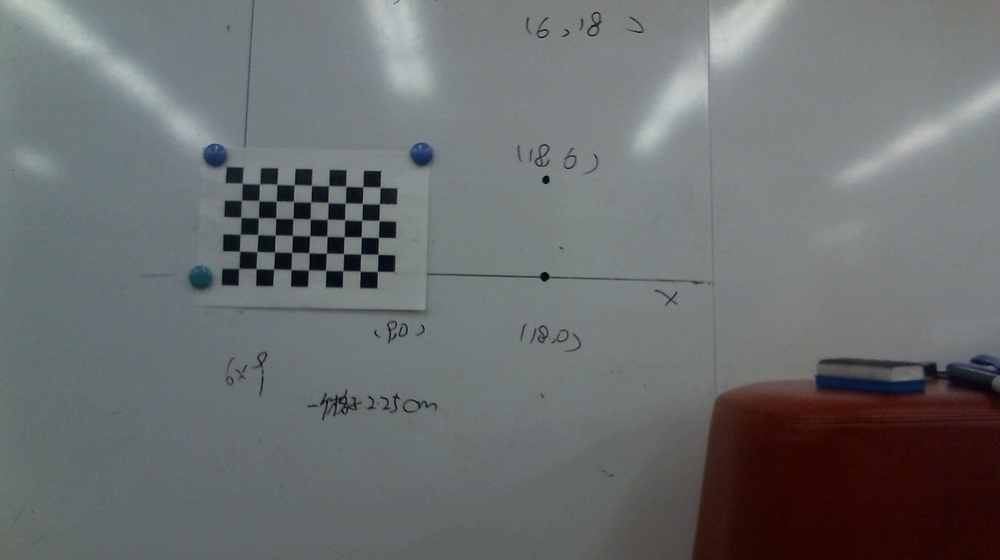
#> input picture whole_procedure/step3/1.jpg, 1000 x 560 px, shrunk from 1600 x 896 before the run; its folder holds only this picture in this run
$ python calibration.py
#> lines starting #> are read from the running program, lines starting #| are printed output that depends on the picture; after the words box and inside, x2 and y2 are one past the last pixel; in counts of white or black regions, pixels touching at a corner belong together
import numpy as np
from numpy import *
import cv2
import glob
import matplotlib.pyplot as plt

W=9
H=6
# prepare object points, like (0,0,0), (1,0,0), (2,0,0) ....,(6,5,0)
objp = np.zeros((H*W,3), np.float32)
objp[:,:2] = np.mgrid[0:W, 0:H].T.reshape(-1,2)

# Arrays to store object points and image points from all the images.
objpoints = [] # 3d points in real world space
imgpoints = [] # 2d points in image plane.

# Make a list of calibration images
images = glob.glob('*.jpg')

# Step through the list and search for chessboard corners
for idx, fname in enumerate(images):
    img = cv2.imread(fname)
#> img is the input picture: shape (560, 1000, 3); mean B, G, R 111.3, 110.4, 107.4
    gray = cv2.cvtColor(img, cv2.COLOR_BGR2GRAY)
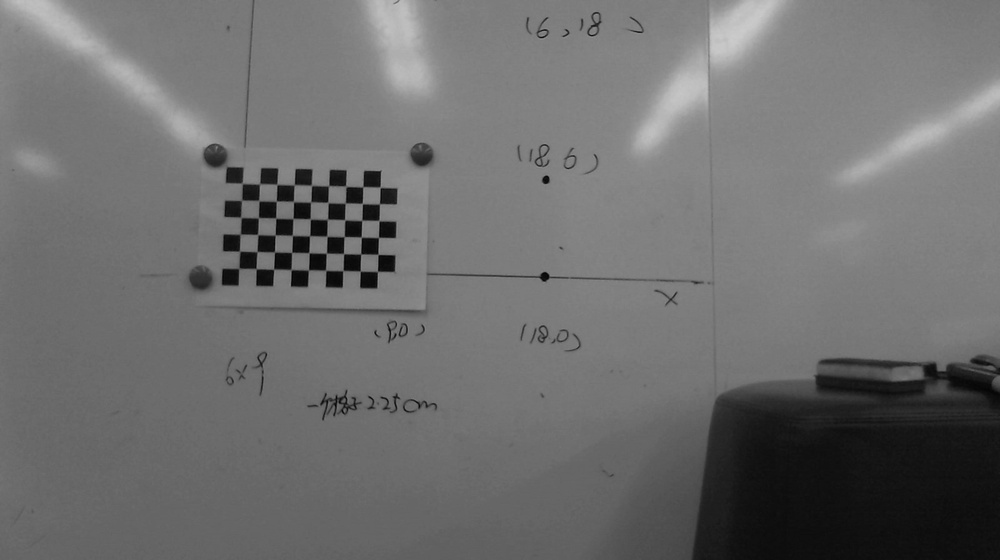
#> gray: shape (560, 1000); min 2, max 203, mean 109.6

    # Find the chessboard corners
    ret, corners = cv2.findChessboardCorners(gray, (W,H), None)
#> ret = True; corners = 54 rows, first 8: [242, 185], [260, 184.6], [277.3, 183.8], [294.4, 185.4], [310.8, 186], [329.2, 185.7], [346.1, 185.1], [363.1, 186.9]

    # If found, add object points, image points
    if ret == True:
        objpoints.append(objp)
        imgpoints.append(corners)

        # Draw and display the corners
        cv2.drawChessboardCorners(img, (W,H), corners, ret)
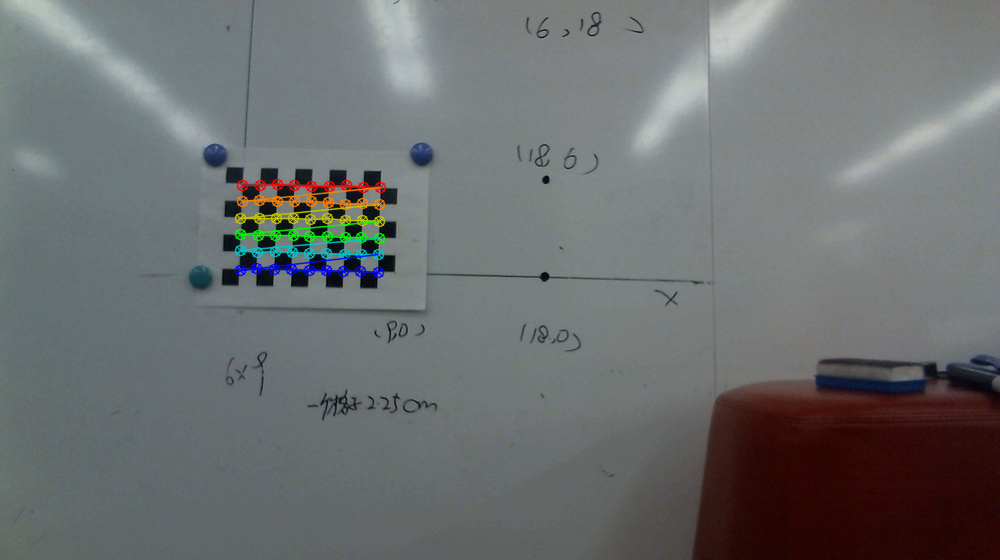
#> img: shape (560, 1000, 3); 1.48% of pixels changed, all inside (x1, y1, x2, y2) = (234, 178, 387, 279)
        #write_name = 'corners_found'+str(idx)+'.jpg'
        #cv2.imwrite(write_name, img)
        cv2.imshow('img', img)
        # [5 lines of commented-out code are left out]


import pickle


# Test undistortion on an image
img = cv2.imread('1.jpg')
img_size = (img.shape[1], img.shape[0])
#> img_size = (1000, 560)

# Do camera calibration given object points and image points
ret, mtx, dist, rvecs, tvecs = cv2.calibrateCamera(objpoints, imgpoints, img_size,None,None)
#> ret = 0.607; mtx = [[1917.4, 0, 503.9], [0, 1893, 277.4], [0, 0, 1]]; dist = [[-3.88, -52.8, 0.0255, -0.231, 2863.9]]; rvecs = ([-0.0353, -0.301, 0.0224],); tvecs = ([-14.72, -5.58, 109.8],)


dst = cv2.undistort(img, mtx, dist, None, mtx)
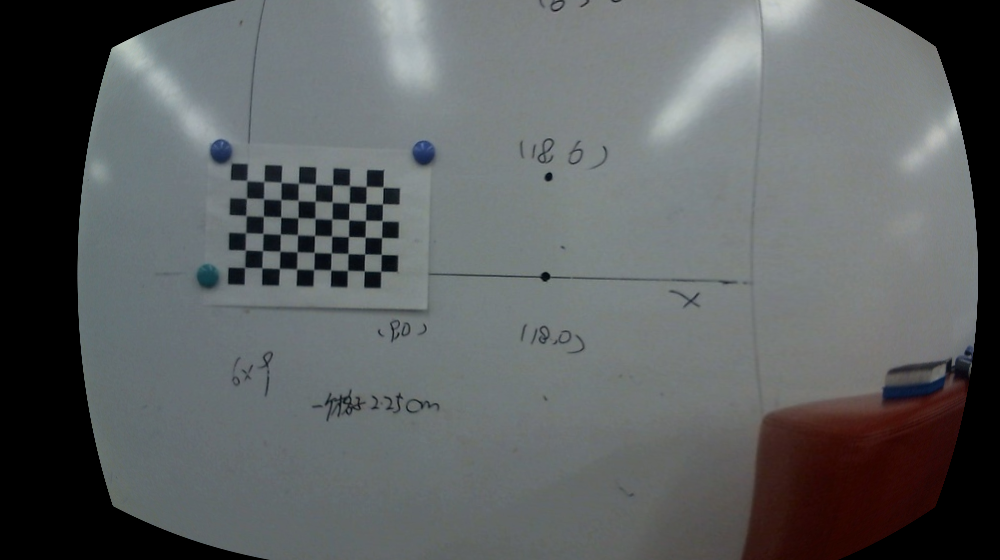
#> dst: shape (560, 1000, 3); mean B, G, R 97.5, 96.6, 93.2
#cv2.imwrite('test_undist.jpg',dst)

#print('rvecs= ',rvecs)

tvec=tvecs[0]
#> tvec = [-14.72, -5.58, 109.8]

rmat, _ =cv2.Rodrigues(rvecs[0])
#> rmat = [[0.955, -0.0168, -0.296], [0.0273, 0.999, 0.0314], [0.296, -0.0381, 0.955]]

print('mtx= ',mtx)
#| mtx=  [[1.91738755e+03 0.00000000e+00 5.03870902e+02]
#|  [0.00000000e+00 1.89304432e+03 2.77412593e+02]
#|  [0.00000000e+00 0.00000000e+00 1.00000000e+00]]
# print('dist= ',dist)

#=====================求s平均和方差===============================
for wpoint,ppoint in zip(objpoints,imgpoints):

    #获取内参与外参R,t
    camera_m=np.asmatrix(mtx)
    R=np.asmatrix(rmat)
    t=np.asmatrix(tvec)

    #设置空矩阵存储各个点的s
    s_set=np.empty([1,W*H])
    #print(s_set)

    for line in range(W*H):

        #获取像素坐标与世界坐标
        world=np.asmatrix(wpoint[line,:]).T

        ori_pixel=np.asmatrix(ppoint[line]).T

        #转换得到[u v 1].T与[X Y 0].T
        world[2,:]=0
        w=world

        pixel=np.vstack((ori_pixel,ones([1,1])))

        #print(' ',pixel.T,'| ',w.T)

        #计算缩放参数s
        s=pixel.I*camera_m*(R*w+t)

        s_set[0,line]=s
#> this loop made 1 pass
#> (camera_m, t) on pass 1: ([[1917.4, 0, 503.9], [0, 1893, 277.4], [0, 0, 1]], [[-14.72], [-5.58], [109.8]])


#print('var=',s_set.var())
var=s_set.var()
#> var = 0.522
if var >= 2:
    print('calibration fail')

else :
    print('calibration succeed')

#  参数写入文件
    camera_para={}
    camera_para["camera_m"] = camera_m
    camera_para["R"]=R
    camera_para["t"]=t
    camera_para["s"]=s_set.mean()
    pickle.dump( camera_para, open( "camera_para.p", "wb" ) )

#print('ave=',s_set.mean())

# world1=R.I*camera_m.I*s_set.mean()*pixel-R.I*t
# print('new world=',world1)
#===================================================================
